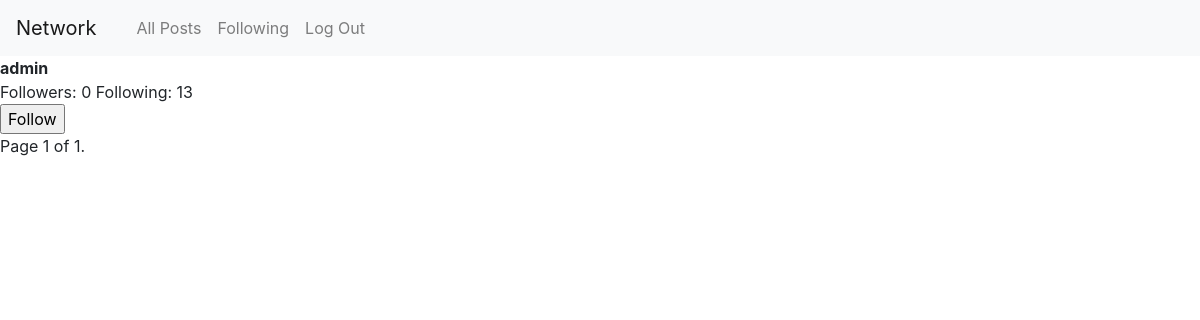
The app's page /user/admin, older data.
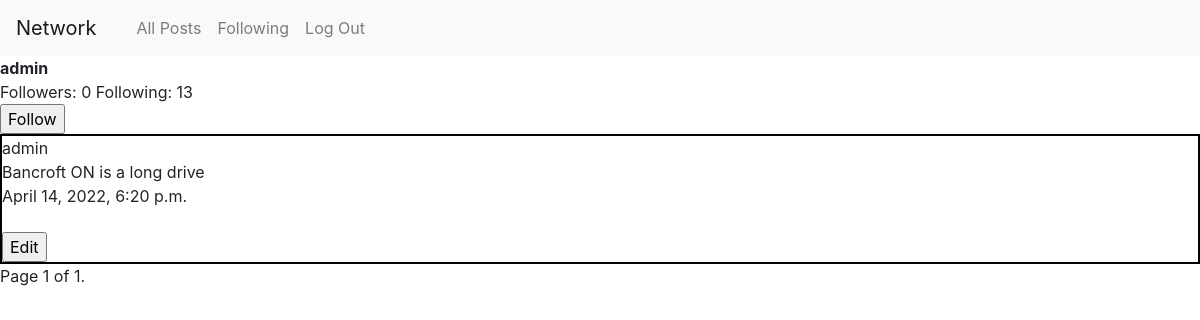
The same page, newer data.
### network/models.py (models this page shows, shortened)
class Post(models.Model):
    user = models.ForeignKey("User", on_delete=models.CASCADE)
    body = models.TextField(blank=True)
    date = models.DateTimeField(auto_now_add=True)

class User(AbstractUser):
    pass

### network/views.py (the view)
# urls.py: path("user/<str:username>", views.profile, name="profile"),
def profile(request, username):
    viewed_user = User.objects.get(username=username)
    logged_in_user = request.user
    p = Paginator(Post.objects.filter(user=viewed_user).order_by("-date"),10)
    page = request.GET.get('page')
    posts = p.get_page(page)
    if request.method == "POST":
        if request.POST.get("submit") == "Follow":
            if viewed_user != logged_in_user:
                follower = Follower(following=logged_in_user, followed=viewed_user )
                follower.save()
            return HttpResponseRedirect(f"/user/{viewed_user}")
    following_count = Follower.objects.filter(following=viewed_user).count
    followed_count = Follower.objects.filter(followed=viewed_user).count
    return render(request,"network/profile.html", {"current_user": logged_in_user,"user": viewed_user,"posts": posts, "following_count": following_count, "followed_count":followed_count})

### network/templates/network/profile.html (shortened to what this page needs)
{% extends "network/layout.html" %}
{% block body %}
<strong>{{user}}</strong>
<br>
Followers: {{followed_count}}
Following: {{following_count}}
<form action="" method="post">
    <input type="submit" name="submit" value="Follow">
</form>
{% for post in posts%}
<div  style ="border: solid black 2px;">
<div>{{post.user}}</div>
<div>{{post.body}}</div>
<div>{{post.date}}</div><br>
<form action="{% url 'edit' post.id %}" method='POST'>
    <input type="submit" name="submit" value="Edit">
</form>
</div>
{% endfor %}
<div class="pagination">
    <span class="step-links">
        <span class="current">
            Page {{ posts.number }} of {{ posts.paginator.num_pages }}.
        </span>
    </span>
</div>
{% endblock %}

Row changes from the older to the newer data that the page shows:
added Post: user "admin", body "Bancroft ON is a long drive", date "April 14, 2022, 6:20 p.m."
